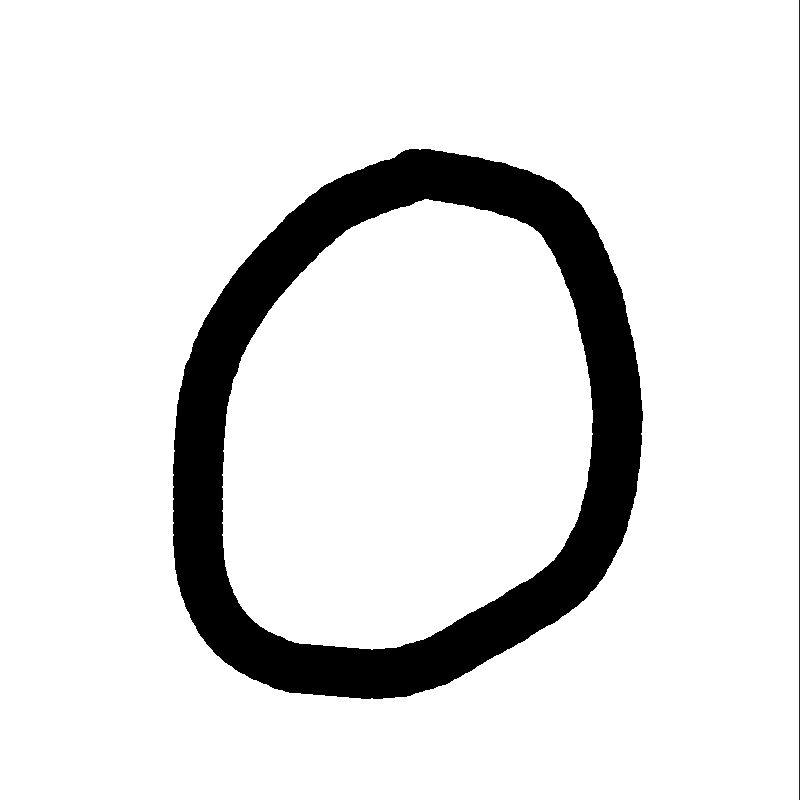
#> input picture captured_images/0/0.png, 800 x 800 px; its folder holds only this picture in this run
$ python '数据处理.py'
#> lines starting #> are read from the running program, lines starting #| are printed output that depends on the picture
import cv2
import pandas as pd
import numpy as np
import csv
import glob

# path = 'captured_images/0/0.png'
# img = cv2.imread(path,cv2.COLOR_BGR2BGRA)
# _,thresh_img = cv2.threshold(img,125,255,cv2.THRESH_BINARY)


header = ['label']

for i in range(0,784):
    header.append("pixel"+str(i))

with open('dataset.csv','a') as f:
    writer = csv.writer(f)
    writer.writerow(header)

all_data=[]
csv_rows = []
for label in range(6):
    dirList = glob.glob('captured_images/'+str(label)+'/*.png')
    for img_path in dirList:
        im= cv2.imread(img_path)
#> im is the input picture: shape (800, 800, 3); min 0, max 255, mean 225.5
        im_gray = cv2.cvtColor(im,cv2.COLOR_BGR2GRAY)
        #加上高斯模糊
        # im_gray = cv2.GaussianBlur(im_gray,(15,15), 0)
        roi= cv2.resize(im_gray,(28,28))
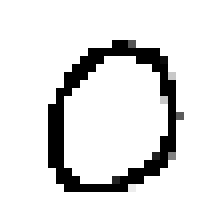
#> roi: shape (28, 28) (shown 8 times larger); min 0, max 255, mean 226.1
        roi = roi.astype(np.float32)
        all_data.append({
            'label': label,
            'pixels': roi.flatten()
        })
        csv_rows.append([label] + roi.flatten().tolist())
    with open('dataset.csv', 'w', newline='') as f:
        writer = csv.writer(f)
        writer.writerow(header)
        writer.writerows(csv_rows)  # 注意是writerows不是writerow

labels = [item['label'] for item in all_data]
pixels = [item['pixels'] for item in all_data]

np.savez('dataset.npz', labels=labels, pixels=pixels)  # 使用明确的键名
print('保存结束')
